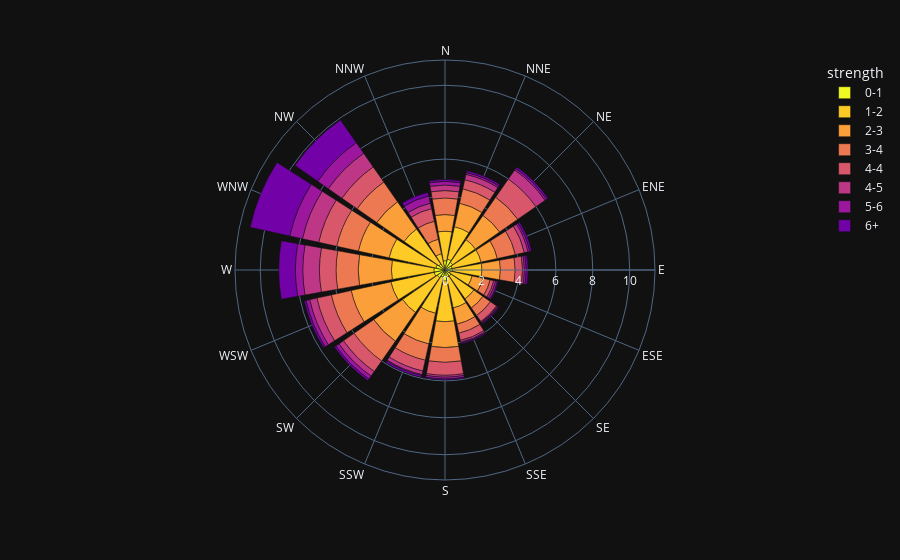

Notebook code for this chart:
### Code cell
import plotly.express as px
df = px.data.wind()
fig = px.bar_polar(df, r="frequency", theta="direction",
                   color="strength", template="plotly_dark",
                   color_discrete_sequence= px.colors.sequential.Plasma_r)
fig.show()

### Figure 1 — Plotly figure (JSON) as saved in the notebook; plotly's stock layout.template omitted (floating-point values rounded to 4 significant figures)
{"data": [{"hovertemplate": "strength=0-1<br>frequency=%{r}<br>direction=%{theta}<extra></extra>", "legendgroup": "0-1", "marker": {"color": "#f0f921"}, "name": "0-1", "r": [0.5, 0.6, 0.5, 0.4, 0.4, 0.3, 0.4, 0.4, 0.6, 0.4, 0.5, 0.6, 0.6, 0.5, 0.4, 0.1], "showlegend": true, "subplot": "polar", "theta": ["N", "NNE", "NE", "ENE", "E", "ESE", "SE", "SSE", "S", "SSW", "SW", "WSW", "W", "WNW", "NW", "NNW"], "type": "barpolar"}, {"hovertemplate": "strength=1-2<br>frequency=%{r}<br>direction=%{theta}<extra></extra>", "legendgroup": "1-2", "marker": {"color": "#fdca26"}, "name": "1-2", "r": [1.6, 1.8, 1.5, 1.6, 1.6, 1.2, 1.5, 1.7, 2.2, 2, 2.3, 2.4, 2.3, 2.6, 2.3, 0.8], "showlegend": true, "subplot": "polar", "theta": ["N", "NNE", "NE", "ENE", "E", "ESE", "SE", "SSE", "S", "SSW", "SW", "WSW", "W", "WNW", "NW", "NNW"], "type": "barpolar"}, {"hovertemplate": "strength=2-3<br>frequency=%{r}<br>direction=%{theta}<extra></extra>", "legendgroup": "2-3", "marker": {"color": "#fb9f3a"}, "name": "2-3", "r": [0.9, 1.3, 1.6, 0.9, 1, 0.6, 0.6, 0.9, 1.4, 1.7, 1.9, 2.2, 1.8, 1.7, 1.8, 0.8], "showlegend": true, "subplot": "polar", "theta": ["N", "NNE", "NE", "ENE", "E", "ESE", "SE", "SSE", "S", "SSW", "SW", "WSW", "W", "WNW", "NW", "NNW"], "type": "barpolar"}, {"hovertemplate": "strength=3-4<br>frequency=%{r}<br>direction=%{theta}<extra></extra>", "legendgroup": "3-4", "marker": {"color": "#ed7953"}, "name": "3-4", "r": [0.9, 0.8, 1.2, 1, 0.8, 0.4, 0.5, 0.5, 0.8, 0.9, 1.3, 1.1, 1.2, 1.2, 1.3, 1], "showlegend": true, "subplot": "polar", "theta": ["N", "NNE", "NE", "ENE", "E", "ESE", "SE", "SSE", "S", "SSW", "SW", "WSW", "W", "WNW", "NW", "NNW"], "type": "barpolar"}, {"hovertemplate": "strength=4-4<br>frequency=%{r}<br>direction=%{theta}<extra></extra>", "legendgroup": "4-4", "marker": {"color": "#d8576b"}, "name": "4-4", "r": [0.4, 0.5, 1.2, 0.5, 0.4, 0.2, 0.4, 0.4, 0.7, 0.6, 0.7, 0.8, 0.9, 1, 1, 0.7], "showlegend": true, "subplot": "polar", "theta": ["N", "NNE", "NE", "ENE", "E", "ESE", "SE", "SSE", "S", "SSW", "SW", "WSW", "W", "WNW", "NW", "NNW"], "type": "barpolar"}, {"hovertemplate": "strength=4-5<br>frequency=%{r}<br>direction=%{theta}<extra></extra>", "legendgroup": "4-5", "marker": {"color": "#bd3786"}, "name": "4-5", "r": [0.3, 0.3, 0.6, 0.2, 0.1, 0.1, 0.05, 0.1, 0.1, 0.2, 0.3, 0.4, 0.9, 0.9, 0.9, 0.3], "showlegend": true, "subplot": "polar", "theta": ["N", "NNE", "NE", "ENE", "E", "ESE", "SE", "SSE", "S", "SSW", "SW", "WSW", "W", "WNW", "NW", "NNW"], "type": "barpolar"}, {"hovertemplate": "strength=5-6<br>frequency=%{r}<br>direction=%{theta}<extra></extra>", "legendgroup": "5-6", "marker": {"color": "#9c179e"}, "name": "5-6", "r": [0.2, 0.1, 0.1, 0.1, 0.1, 0.1, 0.05, 0.05, 0.1, 0.05, 0.2, 0.2, 0.4, 0.7, 0.7, 0.4], "showlegend": true, "subplot": "polar", "theta": ["N", "NNE", "NE", "ENE", "E", "ESE", "SE", "SSE", "S", "SSW", "SW", "WSW", "W", "WNW", "NW", "NNW"], "type": "barpolar"}, {"hovertemplate": "strength=6+<br>frequency=%{r}<br>direction=%{theta}<extra></extra>", "legendgroup": "6+", "marker": {"color": "#7201a8"}, "name": "6+", "r": [0.1, 0.1, 0.1, 0.1, 0.1, 0.05, 0.05, 0.05, 0.05, 0.1, 0.1, 0.1, 0.9, 2.2, 1.5, 0.2], "showlegend": true, "subplot": "polar", "theta": ["N", "NNE", "NE", "ENE", "E", "ESE", "SE", "SSE", "S", "SSW", "SW", "WSW", "W", "WNW", "NW", "NNW"], "type": "barpolar"}], "layout": {"barmode": "relative", "legend": {"title": {"text": "strength"}, "tracegroupgap": 0}, "margin": {"t": 60}, "polar": {"angularaxis": {"direction": "clockwise", "rotation": 90}, "domain": {"x": [0, 1], "y": [0, 1]}}}}
